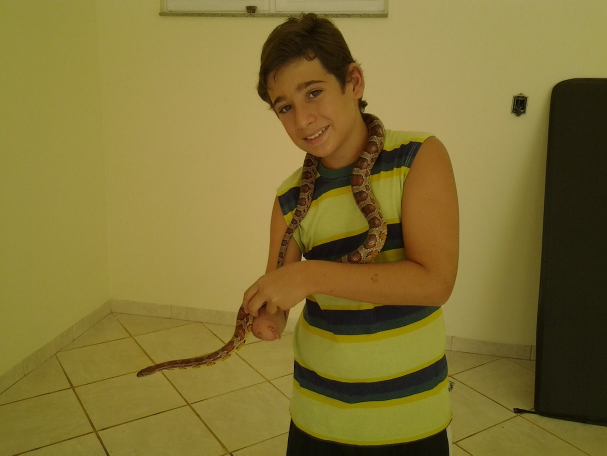
#> input picture T2/snake.png, 1214 x 911 px (shown at 1/2 size); its folder holds 4 pictures in this run
$ python t2.py
#> lines starting #> are read from the running program, lines starting #| are printed output that depends on the picture; after the words box and inside, x2 and y2 are one past the last pixel; in counts of white or black regions, pixels touching at a corner belong together
import numpy as np
import cv2 as cv
import os
import matplotlib.pyplot as plt

def create_rectangle_filter(image, size_w, size_h, pad, dx):
    height, width = image.shape[:2]

    center_h = height // 2
    center_w = width // 2
    mask = np.ones((height, width), dtype=np.uint8)

    mask[(center_h-pad-size_h):(center_h-pad), (center_w-size_w-dx//2):(center_w+size_w-dx//2)] = 0
    mask[center_h+pad:center_h+pad+size_h, center_w-size_w+dx//2:center_w+size_w+dx//2] = 0
    return mask


def create_filter(image, inner_radius, outer_radius):
    rows, cols = image.shape
    center = [rows // 2, cols // 2]

    row_indices, col_indices = np.ogrid[:rows, :cols]
    distance_from_center = np.sqrt((row_indices - center[0])**2 + (col_indices - center[1])**2)

    mask = np.logical_and(distance_from_center >= inner_radius, distance_from_center <= outer_radius)
    new = np.zeros_like(image, dtype=np.uint8)
    new[mask] = 1
    return new


def from_freq_to_space(image):
    return np.uint8(np.abs(np.fft.ifft2(np.fft.ifftshift(image))))


def save_image(path, name, img):
    cv.imwrite(os.path.join(path, f'{name}.png'), img)


def plot_histograms(path, plots: list):
    plt.figure(figsize=(10, 5))
    i = 1
    for name, plot in plots:
        plt.subplot(1, len(plots), i)
        unique_values, value_counts = np.unique(plot, return_counts=True)
        plt.bar(unique_values, value_counts, edgecolor='blue', align='edge')
        plt.title(f'{name} Histogram')
        plt.xlabel('Pixel Intensity')
        plt.ylabel('Frequency')
        plt.ylim(0)
        plt.xlim(-5, 260)
        i += 1

    plt.tight_layout(pad=2.0)
    plt.savefig(path + '6_histogram_comparison.png')


def main():
    # (i) abrir uma imagem de entrada convertida para escala de cinza
    filename = 'snake' # input('Imagem:')
    original = cv.imread(filename + '.png', cv.IMREAD_GRAYSCALE)
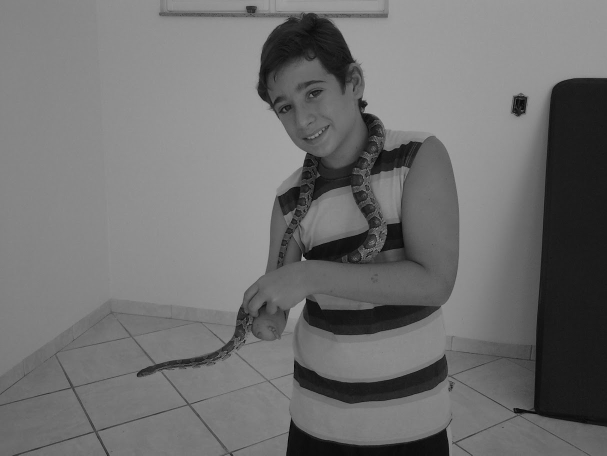
#> original: shape (911, 1214) (shown at 1/2 size); min 0, max 171, mean 112.1

    # (ii) aplicar a transformada rapida de Fourier e (iii) centralizar o espectro de frequencia
    original_after_fourier = np.fft.fftshift(np.fft.fft2(original))
    original_after_fourier_inverse = from_freq_to_space(original_after_fourier)

    # (iv) criar os nucleos (mascaras) para os diferentes filtros com as mesmas dimensoes das imagens
    # tal que que os raios dos cırculos definem as frequencias que serao atenuadas/preservadas
    low_pass_filter = create_filter(original_after_fourier, 0, 30)
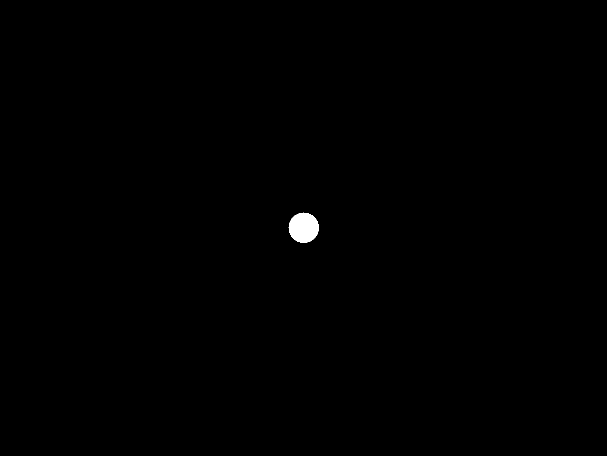
#> low_pass_filter: shape (911, 1214) (shown at 1/2 size); values 0 (black) and 1 (white), 0.26% white; 1 white region, box (x1, y1, x2, y2) and area: (577, 425, 638, 486) 2821
    high_pass_filter = 1 - low_pass_filter
    band_pass_filter = create_filter(original_after_fourier, 7, 8)
#> band_pass_filter: shape (911, 1214); values 0 (black) and 1 (white), 0% white in thin lines or dots, all inside (x1, y1, x2, y2) = (599, 447, 616, 464)
    band_reject_filter = 1 - band_pass_filter

    rectangle_filter = create_rectangle_filter(original_after_fourier, size_h=2, size_w=1, pad=4, dx=10)
#> rectangle_filter: shape (911, 1214); values 0 (black) and 1 (white), 100% white; black in thin lines or dots, all inside (x1, y1, x2, y2) = (601, 449, 613, 461)

    # (v) aplicar cada filtro por meio da multiplicacao entre o espectro de frequencia e a mascara do filtro
    # (vi) aplicar a transformada inversa de Fourier para converter o espectro de frequencia filtrada de volta para o domınio espacial,
    # gerando a imagem filtrada
    original_with_low_pass_filter = from_freq_to_space(original_after_fourier * low_pass_filter)
    original_with_high_pass_filter = from_freq_to_space(original_after_fourier * high_pass_filter)
    original_with_band_pass_filter = from_freq_to_space(original_after_fourier * band_pass_filter)
    original_with_band_reject_filter = from_freq_to_space(original_after_fourier * band_reject_filter)
#> in from_freq_to_space (call 5), `return np.uint8(np.abs(np.fft.ifft2(np.fft.ifftshift(image))))`:
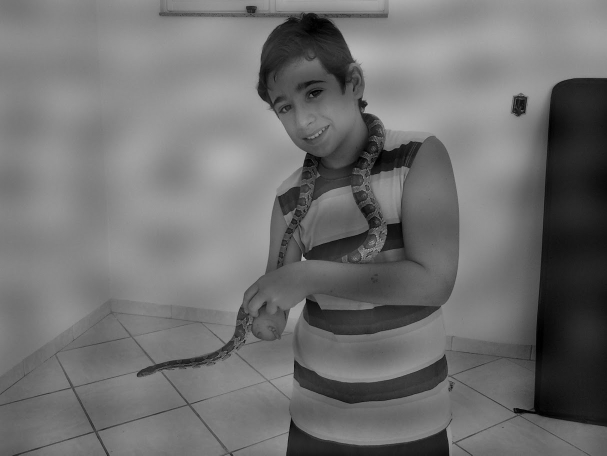
#> returned value: shape (911, 1214) (shown at 1/2 size); min 0, max 193, mean 111.7

    # Noise Removal (if necessary)
    original_with_rectangle_filter = from_freq_to_space(original_after_fourier * rectangle_filter)

    ### COMPRESSION
    magnitude_spectrum = np.log(np.abs(original_after_fourier) + 1)
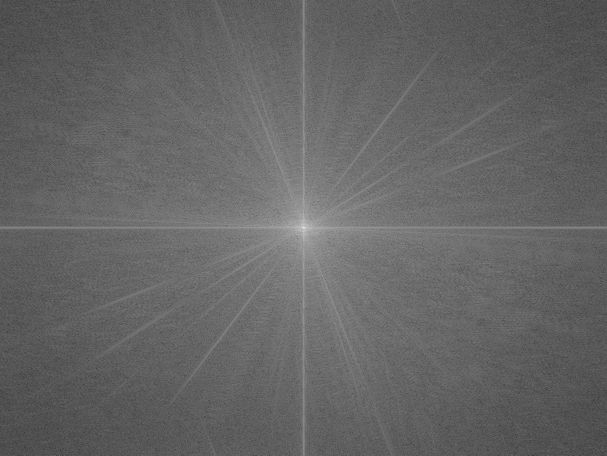
#> magnitude_spectrum: shape (911, 1214) float64 (shown at 1/2 size); min 0.71, max 18.64, mean 7.79; drawn with min black and max white
    threshold_frequency = 0.5 * np.max(magnitude_spectrum)
#> threshold_frequency = 9.32
    compression_filter = np.where(magnitude_spectrum >= threshold_frequency, 1, 0)
#> compression_filter: shape (911, 1214) int64; values 0 (black) and 1 (white), 7.9% white; 6555 white regions (6450 under 20 px), largest, box (x1, y1, x2, y2) and area: (0, 0, 1214, 911) 68910, (428, 404, 458, 422) 128, (757, 489, 787, 507) 128
    original_compressed = from_freq_to_space(original_after_fourier * compression_filter)

    save = True
    if save:
        original_after_fourier = np.uint8(cv.normalize(magnitude_spectrum, None, 0, 255, cv.NORM_MINMAX))
        low_pass_filter = np.where(low_pass_filter == 1, original_after_fourier, 0)
        high_pass_filter = np.where(high_pass_filter == 1, original_after_fourier, 0)
        band_pass_filter = np.where(band_pass_filter == 1, original_after_fourier, 0)
        band_reject_filter = np.where(band_reject_filter == 1, original_after_fourier, 0)
        rectangle_filter = np.where(rectangle_filter == 1, original_after_fourier, 0)
        compression_filter = np.where(compression_filter == 1, original_after_fourier, 0)
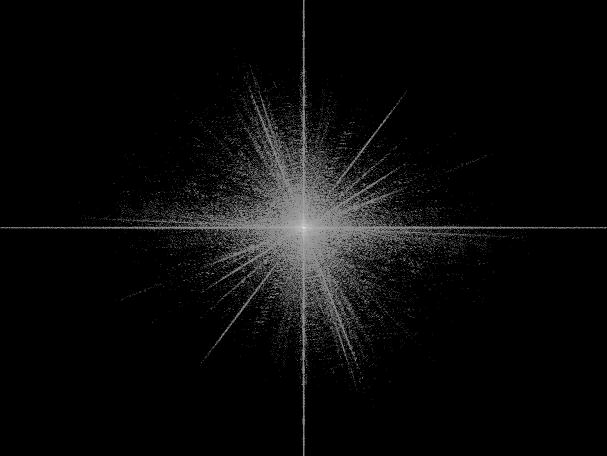
#> compression_filter: shape (911, 1214) (shown at 1/2 size); min 0, max 254, mean 10.4

        # (vii) visualizar e analisar os resultados
        path = f'out/{filename}/'
        os.makedirs(path, exist_ok=True)

        save_image(path, '1_original', original)

        save_image(path, '2_1_fourier', original_after_fourier)
        save_image(path, '2_2_original_after_fourier_inverse', original_after_fourier_inverse)
        save_image(path, '2_3_binary_diff', np.where(original == original_after_fourier_inverse, 0, 255))
#> call 4 of save_image, with path = 'out/snake/', name = '2_3_binary_diff'
#> in save_image (call 4), `cv.imwrite(os.path.join(path, f'{name}.png'), img)`:
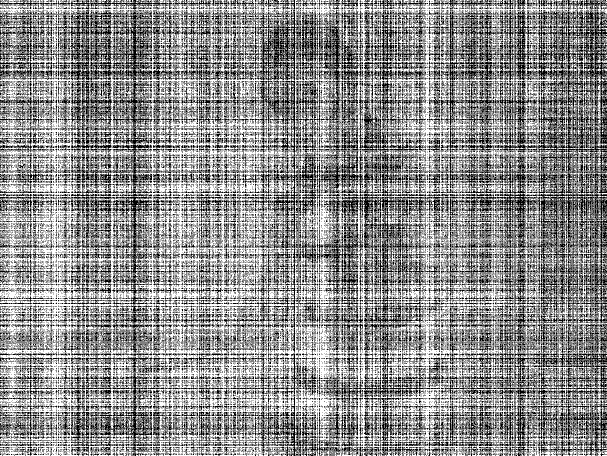
#> saved as 2_3_binary_diff.png: shape (911, 1214) (shown at 1/2 size); 55.9% white; black in thin lines or dots
        save_image(path, '2_4_abs_diff', np.abs(np.subtract(original, original_after_fourier_inverse)))

        save_image(path, '3_1_low_pass_filter', low_pass_filter)
        save_image(path, '3_2_high_pass_filter', high_pass_filter)
        save_image(path, '3_3_band_pass_filter', band_pass_filter)
        save_image(path, '3_4_band_reject_filter', band_reject_filter)
        save_image(path, '3_5_rectangle_filter', rectangle_filter)

        save_image(path, '4_1_original_with_low_pass_filter', original_with_low_pass_filter)
        save_image(path, '4_2_original_with_high_pass_filter', original_with_high_pass_filter)
        save_image(path, '4_3_original_with_band_pass_filter', original_with_band_pass_filter)
        save_image(path, '4_4_original_with_band_reject_filter', original_with_band_reject_filter)
        save_image(path, '4_5_original_with_rectangle_filter', original_with_rectangle_filter)

        save_image(path, '5_1_original_compressed', original_compressed)
        save_image(path, '5_2_compression_filter', compression_filter)

        # Plot the histograms
        plot_histograms(path, [
            ('Original', original.flatten()),
            ('After inverse', original_after_fourier_inverse.flatten()),
            ('Compressed', original_compressed.flatten()),
            ])
#> in plot_histograms, `plt.savefig(path + '6_histogram_comparison.png')`:
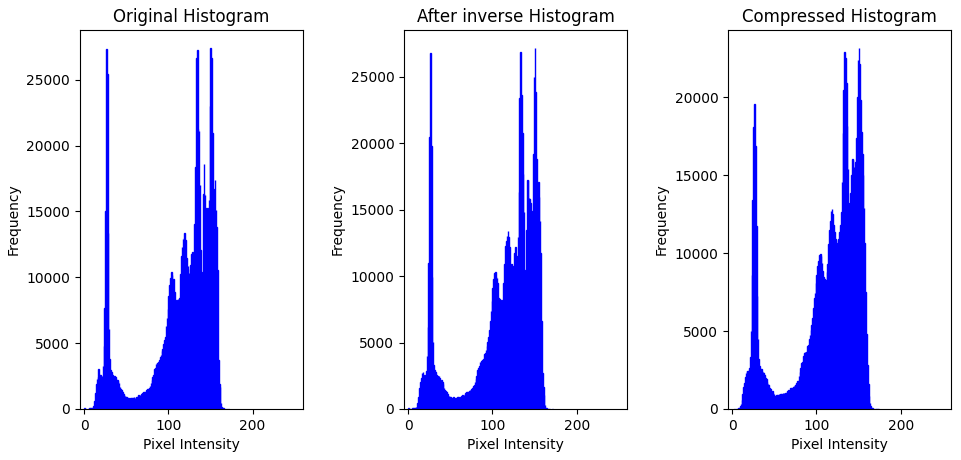
#> figure drawn by matplotlib, 3 panels; panel 1: tallest bar 27397 high, from x = 150 to 150.8; panel 2: tallest bar 27163 high, from x = 150 to 150.8; panel 3: tallest bar 23167 high, from x = 150 to 150.8

main()
